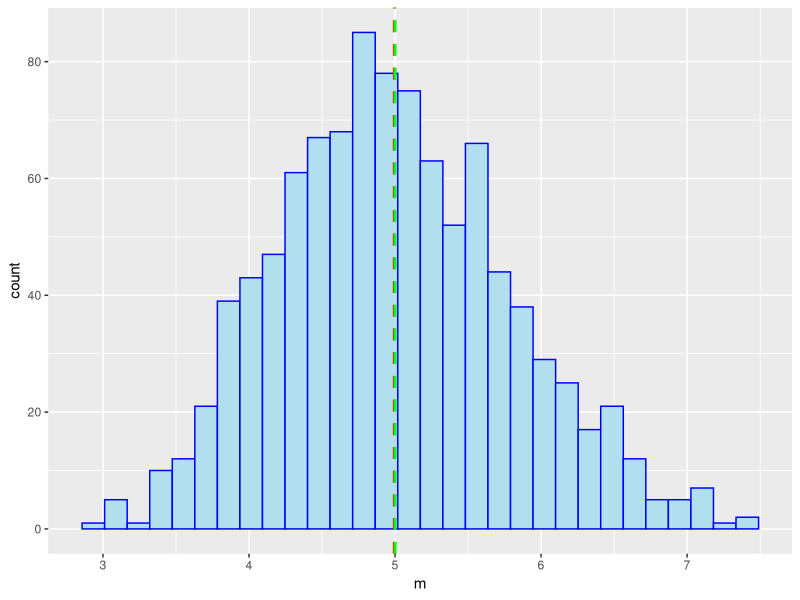
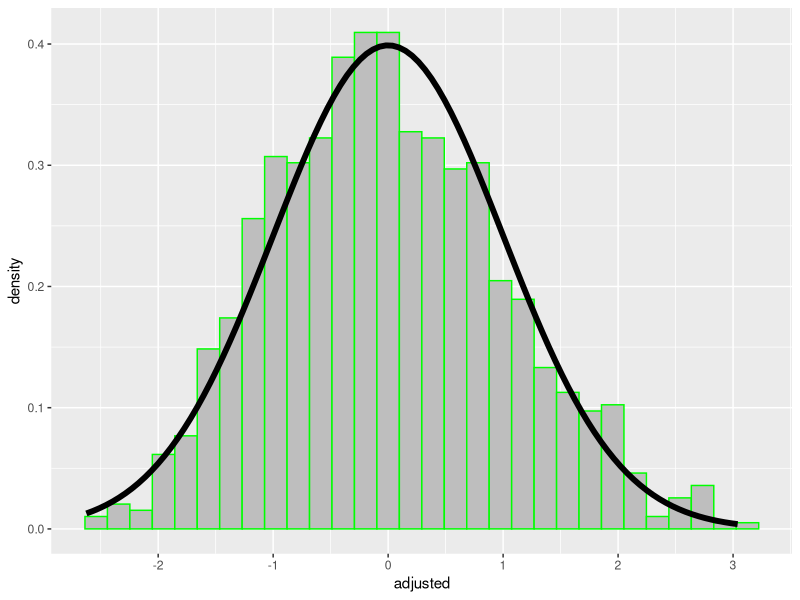

These charts were generated, in order, by the following R code:
library(ggplot2)

runCount = 1000
sampleSize = 40
lambda = 0.2
mns = c()
expectedMean = standardErr = 1 / lambda
populationVariance = 1 / lambda^2

cfunc <- function(runMean, n) sqrt(n) * (runMean - expectedMean) / standardErr

for (i in 1 : runCount) mns = c(mns, mean(rexp(sampleSize, lambda)))

calculatedMean = mean(mns, na.rm = T)

mnsFrame = data.frame(m = mns)
mnsFrame$adjusted = cfunc(mnsFrame$m, sampleSize)

p = ggplot(mnsFrame, aes(x = m)) +
    geom_histogram(fill="lightblue2", colour="blue") +
    geom_vline(aes(xintercept=calculatedMean), color="red", linetype="dashed", size=1) +
    geom_vline(aes(xintercept=expectedMean), color="green", linetype="dashed", size=1)
print(p)

q = ggplot(mnsFrame, aes(x = adjusted)) +
    geom_histogram(fill="grey", colour = "green", aes(y = ..density..)) +
    stat_function(fun = dnorm, size = 2)
print(q)

#Sample mean should equal the expected mean
print(calculatedMean)
print(expectedMean)

# Variance of sample mean should equal (population variance) / (sample size)
message("sample mean variance = ", var(mnsFrame$m))
message("population variance = ", populationVariance / sampleSize)


